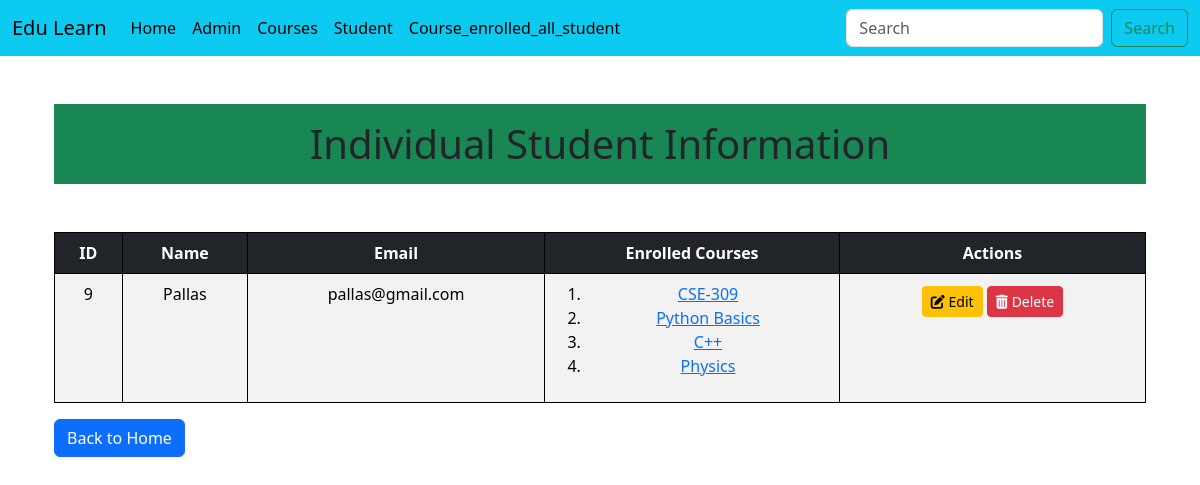
Page /courses/individual_std_details/9 on the committed database.
### Courses/models.py (models this page shows, shortened)
class Student(models.Model):
    name = models.CharField(max_length=100)
    email = models.EmailField(unique=True)
    enrolled_courses = models.ManyToManyField(Courses, related_name='students')

class Courses(models.Model):
    title = models.CharField(max_length=200)
    description = models.TextField()
    duration = models.IntegerField(help_text="Duration in hours")
    thumbnail = models.ImageField(upload_to='course_thumbnail/',null=True,blank=True)

### Courses/views.py (the view)
# urls.py: path('individual_std_details/<int:id>',views.individual_std_details,name='individual_std_details'),
def individual_std_details(request, id):
    student = get_object_or_404(Student, id=id)
    return render(request, "Courses/individual_std_details.html", {'student': student})

### templates/Courses/individual_std_details.html (shortened to what this page needs)
{% extends "Courses/base.html" %}
{% block content %}
<div class="container">
    <h1 class="text-center my-5 py-3 bg-success">Individual Student Information</h1>
    <table class="table table-striped">
        <thead>
            <tr class="table-dark">
                <th>ID</th>
                <th>Name</th>
                <th>Email</th>
                <th>Enrolled Courses</th>
                <th>Actions</th>
            </tr>
        </thead>
        <tbody>
            <tr>
                <td>{{ student.id }}</td>
                <td>{{ student.name }}</td>
                <td>{{ student.email }}</td>
                <td>
                    <ol>
                        {% for course in student.enrolled_courses.all %}
                        <li><a href="{% url 'individual_course_details' course.id %}">{{course.title}}</a></li>
                        {% endfor %}
                    </ol>
                </td>
                <td>
                    <a href="{% url 'student_update' student.id %}" class="btn btn-warning btn-sm my-1">
                        <i class="fas fa-edit"></i> Edit
                    </a>
                    <form action="{% url 'student_delete' student.id %}"  class="d-inline">
                        <button type="submit" class="btn btn-danger btn-sm" >
                            <i class="fas fa-trash-alt"></i> Delete
                        </button>
                    </form>
                </td>
            </tr>
        </tbody>
    </table>
    <a href="{% url 'course_list' %}" class="btn btn-primary">Back to Home</a>
</div>
{% endblock content %}

### templates/Courses/base.html (style rules this page uses)
table, th, td { border: 1px solid black; }
th, td { text-align: center; }

### rows in the picture
Student: id "9", name "Pallas", email "pallas@gmail.com"
Courses: title "CSE-309"
Courses: title "Python Basics"
Courses: title "C++"
Courses: title "Physics"
